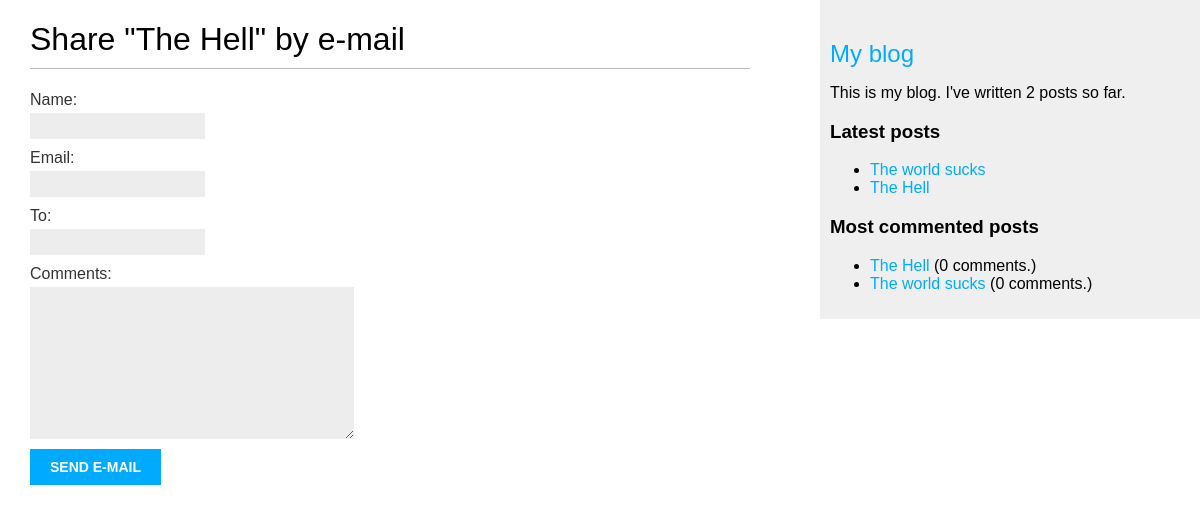
/1/share/, run on an earlier commit of the app's database.
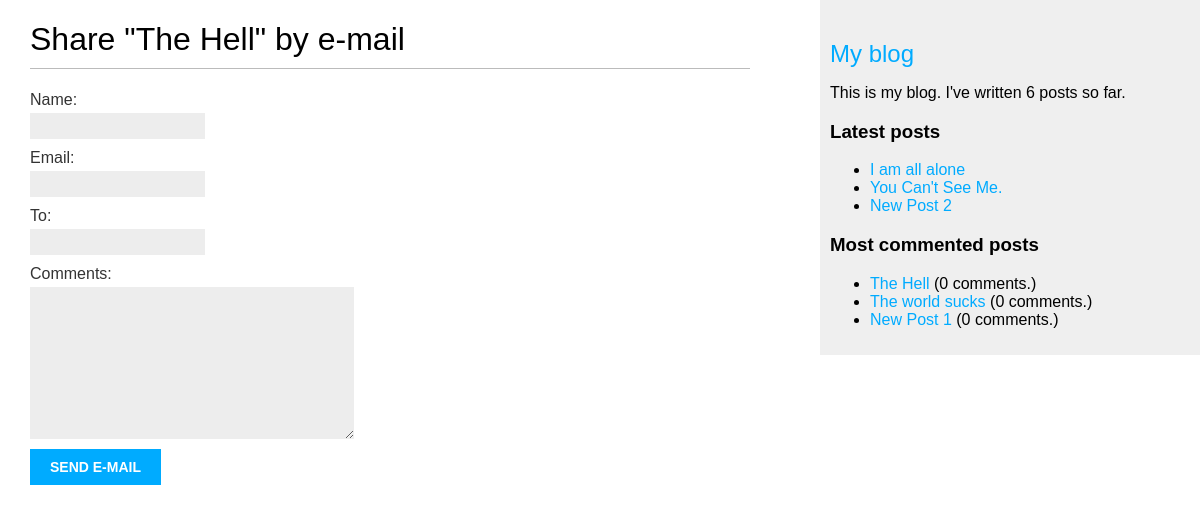
And on a later commit of the database.
### blog/models.py (models this page shows, shortened)
class Post(models.Model):
  class Status(models.TextChoices):
    DRAFT = 'DF','Draft'
    PUBLISHED = 'PB','Published'
  title = models.CharField(max_length=255)
  slug = models.SlugField(max_length=255,unique_for_date="published")
  body = models.TextField()
  published = models.DateTimeField(default = timezone.now)
  created = models.DateTimeField(auto_now_add=True)
  updated = models.DateTimeField(auto_now = True)
  status = models.CharField(max_length=2,choices=Status.choices, default=Status.DRAFT)
  author = models.ForeignKey(User,on_delete=models.CASCADE,related_name='blog_posts')
  objects = models.Manager()
  published_posts = PublishedManager()
  tags = TaggableManager()
  class Meta:
    ordering = ['-published']
    indexes = [
      models.Index(fields=['-published']),
    ]
  def get_absolute_url(self):
      return reverse("blog:post_detail",args=[self.published.year,
                                              self.published.month,
                                              self.published.day,
                                              self.slug])

### blog/views.py (the view)
# urls.py: path('<int:post_id>/share/',views.post_share,name='post_share'),
def post_share(request,post_id):
  post = get_object_or_404(Post,id=post_id,status=Post.Status.PUBLISHED)
  if request.method=='POST':
    form = EmailPostForm(request.POST)
    if form.is_valid():
      cd = form.cleaned_data
      post_url = request.build_absolute_uri(post.get_absolute_url())
      subject = f"{cd['name']} recommends you read "\
                f"{post.title}"
      message = f"Read {post.title} at {post_url}\n\n"\
                f"{cd['name']}\'s comments:{cd['comments']}"
      send_mail(subject,message,os.environ.get('EMAIL'),[cd['to']])
      sent = True
  else:
    sent=False
    form = EmailPostForm()
  return render(request,'blog/post/share.html',{'post':post,'form':form,'sent':sent})

### blog/forms.py
class EmailPostForm(forms.Form):
  name = forms.CharField(max_length=255)
  email = forms.EmailField()
  to = forms.EmailField()
  comments = forms.CharField(required=False,widget=forms.Textarea)

### blog/models.py (called while the page is built)
  def get_queryset(self) -> QuerySet:
    return super().get_queryset() \
                  .filter(status=Post.Status.PUBLISHED)

### blog/templatetags/blog_tags.py (called while the page is built)
@register.simple_tag
def total_posts():
  return Post.published_posts.count()

@register.inclusion_tag('blog/post/latest_posts.html')
def show_latest_posts(count=5):
  latest_posts = Post.published_posts.order_by('-published')[:count]
  return {'latest_posts':latest_posts}

@register.simple_tag
def get_most_commented_posts(count=3):
  return Post.published_posts.annotate(
    total_comments=Count('comments')
  ).order_by('-total_comments')[:count]

### blog/templates/blog/post/share.html (shortened to what this page needs)
{% extends "blog/base.html" %}
{% block content %}
  {% if sent %}
    <h1>E-mail successfully sent.</h1>
    <p>
      "{{post.title}}" was successfully sent to {{form.cleaned_data.to}}.
    </p>
  {% else %}
    <h1>Share "{{post.title}}" by e-mail</h1>
    <form method='post'>
      {{form.as_p}}
      <input type='submit' value='Send e-mail'>
    </form>
  {% endif %}
{% endblock  %}

### blog/templates/blog/base.html (shortened to what this page needs)
{% load blog_tags %}
{% load static %}
<!DOCTYPE html>
<html>
  <head>
    <link href="{% static 'css/blog.css' %}" rel='stylesheet'>
  </head>
  <body>
    <div id='content'>
      {% block content %}
      {% endblock %}
    </div>
  </body>
  <div id='sidebar'>
    <h2> <a href="{% url "blog:post_list" %}">My blog</a></h2>
    <p> This is my blog.
        I've written {% total_posts %} posts so far.
    </p>
    <h3>Latest posts</h3>
    {% show_latest_posts 3 %}
    <h3>Most commented posts</h3>
    {% get_most_commented_posts as most_commented_posts %}
    <ul>
      {% for post in most_commented_posts %}
        <li>
          <a href="{{post.get_absolute_url}}">{{post.title}}</a> ({{post.comments.count}} comments.)
        </li>
      {% endfor %}
    </ul>
  </div>
</html>

### blog/templates/blog/post/latest_posts.html
<ul>
  {% for post in latest_posts  %}
    <li>
      <a href="{{post.get_absolute_url}}">{{post.title}}</a>
    </li>
  {% endfor %}
</ul>

What changed in the data, as far as the page shows it:
no longer on one of the page's lists (row unchanged): Post: title "The Hell"
no longer on one of the page's lists (row unchanged): Post: title "The world sucks"
added Post: title "I am all alone", shown under "Latest posts"
added Post: title "You Can't See Me.", shown under "Latest posts"
added Post: title "New Post 2", shown under "Latest posts"
added Post: title "New Post 1", comments.count "0", shown under "Most commented posts"
Also different on the page:
text no longer shown: "2"
text now shown: "6"
